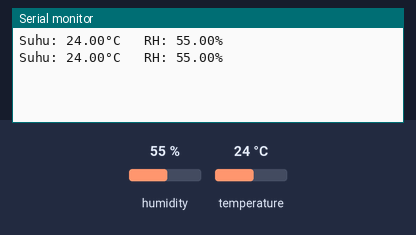
Simulated run of this sketch. Board: ESP8266 (NodeMCU). Shown: the last lines printed to the serial monitor. The test bench sets the inputs (shaded band); at power-on: humidity 55 %, temperature 24 °C. WiFi joins after 1.5 s; servers stay silent unless stated.

Above: at 3.0 s.
3.1 s: humidity set to 22 %
At 4.4 s:
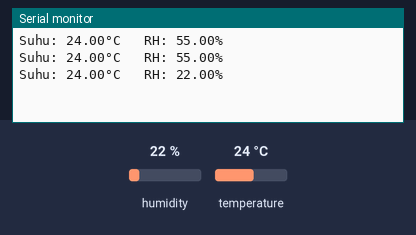
4.6 s: temperature set to 12 °C
At 5.7 s:
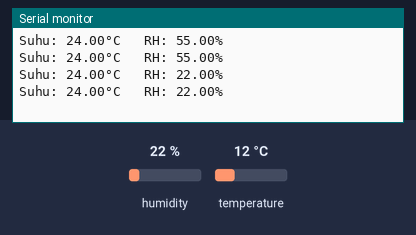
6.1 s: humidity set to 40 %
At 7.7 s:
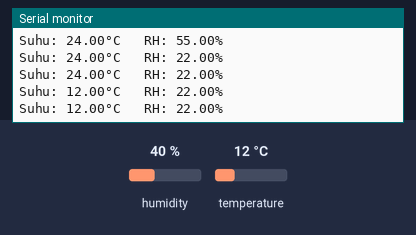
Timing chart, 0 to 9.2 s (numbered marks = the images above; inputs shaded):
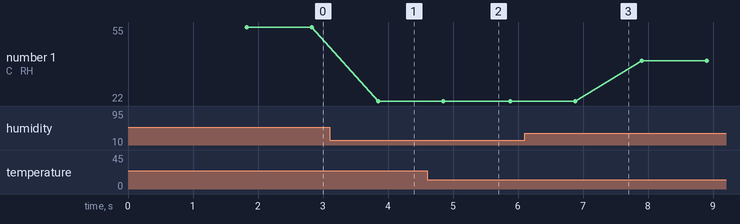

The sketch:

NodeMCU_DHT11_Blynk_Telegram_Trial_1.ino
```cpp
//library blynk
#define BLYNK_PRINT Serial
#include <SPI.h>
#include <SimpleTimer.h>

//library DHT
#include <DHT.h>
#define DHTPIN 2  // GPIO D4
#define DHTTYPE DHT11 // dht22
DHT dht (DHTPIN, DHTTYPE);

//library ESP8266
#include <ESP8266WiFi.h>
#include <BlynkSimpleEsp8266.h>

SimpleTimer timer;

char auth[] = "c8HqLVcjRdrvoUO3plcaDWEYOkE4OuSx"; //get token from blynk app android
char ssid[] = "HUAWEI"; // ssid wifi
char pass[] = "pastibisa"; //password wifi

void sendSensor () {
    float h = dht.readHumidity();
    float t = dht.readTemperature(); // or dht.readTemperature(true) for Fahrenheit
    if (isnan(h) || isnan(t)) {
        Serial.println("Failed to read from DHT sensor!");
        return;
    }
    Blynk.virtualWrite(V0, t); // V6 for temperature
    Blynk.virtualWrite(V1, h); // V5 for humidity
}

void setup() {
    Serial.begin(9600);
    Blynk.begin(auth, ssid, pass);
    dht.begin();
    timer.setInterval(1000L, sendSensor);
    Serial.println("\n");
}

void loop() {
    Blynk.run();
    timer.run(); // initiates SimpleTimer
    float h = dht.readHumidity();
    float t = dht.readTemperature(); // or dht.readTemperature(true) for Fahrenheit
    Serial.print("Suhu: ");
    Serial.print(t);
    Serial.print("°C ");
    Serial.print("\t");
    Serial.print("RH: ");
    Serial.print(h);
    Serial.println("%");
    delay(1000);
}
```

Measured:
- after the input at 3.1 s, the serial monitor: prints a new line after 0.75 s (image 1)
- plotted number 1: 55 → 22 after the input at 3.1 s, 22 → 40 after the input at 6.1 s
